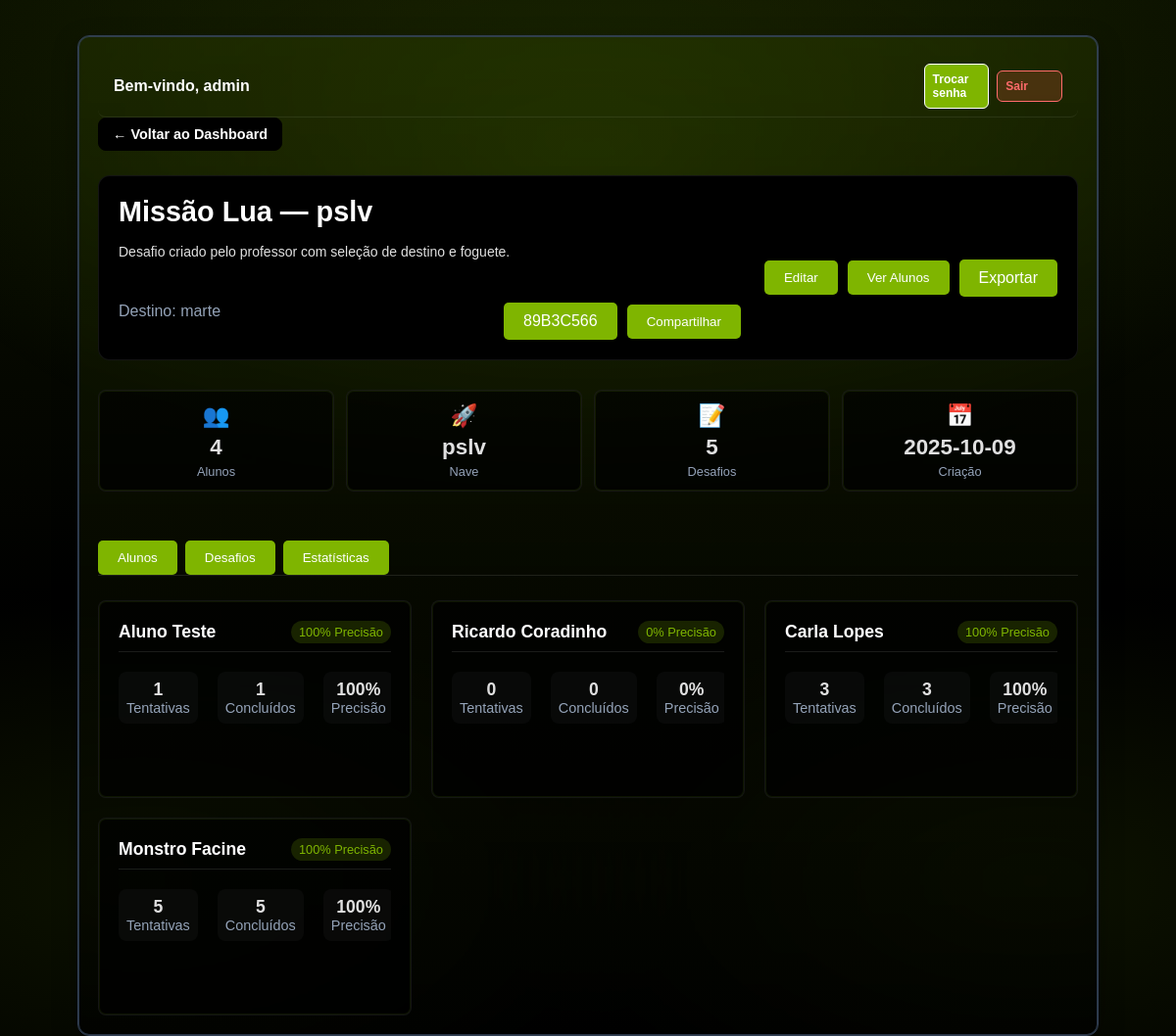
The app's page /professor/sala/89B3C566 (signed in) with its own data.
### tables this page shows
CREATE TABLE admins (
                    id INTEGER PRIMARY KEY AUTOINCREMENT,
                    username TEXT UNIQUE NOT NULL,
                    password_hash TEXT NOT NULL,
                    must_change INTEGER DEFAULT 1,
                    created_at TEXT
                );

CREATE TABLE salas_virtuais (
                    id INTEGER PRIMARY KEY AUTOINCREMENT,
                    codigo_sala TEXT UNIQUE NOT NULL,
                    professor_id INTEGER NOT NULL,
                    nome_sala TEXT NOT NULL,
                    destino TEXT NOT NULL,
                    nave_id TEXT NOT NULL,
                    desafios_json TEXT NOT NULL,
                    ativa BOOLEAN DEFAULT 1,
                    data_criacao DATETIME DEFAULT CURRENT_TIMESTAMP,
                    data_expiracao DATETIME, desafio_selecionado_index INTEGER,
                    FOREIGN KEY (professor_id) REFERENCES professores (id)
                );

CREATE TABLE alunos (
                    id INTEGER PRIMARY KEY AUTOINCREMENT,
                    sala_id INTEGER NOT NULL,
                    nome TEXT NOT NULL,
                    email TEXT,
                    progresso_json TEXT,
                    data_ingresso DATETIME DEFAULT CURRENT_TIMESTAMP, excluir_ranking INTEGER DEFAULT 0,
                    FOREIGN KEY (sala_id) REFERENCES salas_virtuais (id)
                );

### routes/professor.py (the view)
@professor_bp.route('/sala/<codigo_sala>', endpoint='professor_sala_detalhes')
def sala_detalhes(codigo_sala):
    print(f'Função sala_detalhes chamada para código: {codigo_sala}')  # Print de depuração
    must_change_admin = 0
    professor_nome = session.get('professor_nome') or 'Administrador'
    sala_db = db_manager.buscar_sala_por_codigo_any(codigo_sala)
    if sala_db:
        try:
            alunos = db_manager.buscar_alunos_por_sala(sala_db['id'])
        except Exception:
            alunos = []
        try:
            ranking = db_manager.obter_ranking_sala(sala_db['id'], limit=500)
        except Exception:
            ranking = []
        stats_map = {r.get('id') or r.get('aluno_id'): r for r in ranking}
        for aluno in alunos:
            st = stats_map.get(aluno.get('id'))
            if st:
                aluno['tentativas'] = st.get('tentativas') or 0
                aluno['concluidos'] = st.get('concluidos') or 0
                aluno['total'] = st.get('total') or 0
                tent = aluno['tentativas'] or 0
                concl = aluno['concluidos'] or 0
                aluno['precisao_pct'] = int(round((concl / tent) * 100)) if tent else 0
            else:
                aluno['tentativas'] = 0
                aluno['concluidos'] = 0
                aluno['total'] = 0
                aluno['precisao_pct'] = 0
        for aluno in alunos:
            base = url_for('aluno.aluno_login', codigo_sala=codigo_sala, _external=True)
            try:
                from urllib.parse import urlencode
                aluno['acesso_url'] = f"{base}?" + urlencode({'nome': aluno.get('nome', '')})
            except Exception:
                aluno['acesso_url'] = base
        try:
            desafios = json.loads(sala_db.get('desafios_json') or '[]')
        except Exception:
            desafios = []
        try:
            desempenho_desafios = db_manager.obter_estatisticas_por_desafio(sala_db['id'])
        except Exception:
            desempenho_desafios = []
        try:
            tentativas_total = sum((a.get('tentativas') or 0) for a in alunos)
            concluidos_total = sum((a.get('concluidos') or 0) for a in alunos)
            total_pontos = sum((a.get('total') or 0) for a in alunos)
            alunos_total = len(alunos)
            precisao_geral_pct = int(round((concluidos_total / tentativas_total) * 100)) if tentativas_total else 0
            media_pontos_aluno = (total_pontos / alunos_total) if alunos_total else 0.0
            media_pontos_por_tentativa = (total_pontos / tentativas_total) if tentativas_total else 0.0
            turma_stats = {
                'alunos_total': alunos_total,
                'tentativas_total': tentativas_total,
                'concluidos_total': concluidos_total,
                'precisao_geral_pct': precisao_geral_pct,
                'media_pontos_aluno': media_pontos_aluno,
                'media_pontos_por_tentativa': media_pontos_por_tentativa
            }
        except Exception:
            turma_stats = {
                'alunos_total': len(alunos),
                'tentativas_total': 0,
                'concluidos_total': 0,
                'precisao_geral_pct': 0,
                'media_pontos_aluno': 0.0,
                'media_pontos_por_tentativa': 0.0
            }
        try:
            if session.get('user_role') == 'admin':
                with sqlite3.connect(db_manager.db_path) as conn:
                    cursor = conn.cursor()
                    cursor.execute('SELECT must_change FROM admins WHERE username = ?', ('admin',))
                    row = cursor.fetchone()
                    if row:
                        must_change_admin = row[0] or 0
        except Exception:
            logging.exception('Falha ao obter flag must_change do admin (detalhes)')
        sala_view = {
            'codigo_sala': sala_db.get('codigo_sala'),
            'nome_sala': sala_db.get('nome_sala'),
            'destino': sala_db.get('destino'),
            'nave_id': sala_db.get('nave_id'),
            'data_criacao': sala_db.get('data_criacao'),
            'ativa': sala_db.get('ativa'),
            'alunos': alunos,
            'desafios': desafios,
            'desafio_selecionado_index': sala_db.get('desafio_selecionado_index')
        }
        return render_template(
            'professor_sala_detalhes.html',
            sala=sala_view,
            alunos=alunos,
            turma_stats=turma_stats,
            desempenho_desafios=desempenho_desafios,
            must_change_admin=must_change_admin,
            professor_nome=professor_nome,
        )
    return "Sala não encontrada", 404

### app.py (called while the page is built)
@app.before_request
def _global_guard_missao():
    try:
        ep = (request.endpoint or '')
        if ep.startswith('missao.') and ep not in {'missao.ranking_rodada', 'missao.game_over'}:
            if ep == 'missao.montagem_transporte' and (session.get('user_role') in {'professor', 'admin'} or session.get('professor_id')):
                return None
            if not session.get('aluno_id'):
                return redirect(url_for('aluno.aluno_entrar'))
        return None
    except Exception:
        return None

### routes/professor.py (called while the page is built)
@professor_bp.before_request
def _require_professor_role():
    allowed = {
        'professor.professor_login',
        'professor.professor_logout',
    }
    if request.endpoint in allowed:
        return None
    try:
        if (session.get('user_role') in {'professor', 'admin'}) or session.get('professor_id'):
            return None
    except Exception:
        pass
    if request.method == 'GET':
        return redirect(url_for('professor.professor_login', next=request.path))
    return Response("Acesso negado: professor requerido.", status=403)

@professor_bp.after_request
def _professor_no_cache(response):
    try:
        if response.mimetype == 'text/html':
            response.headers['Cache-Control'] = 'no-store, no-cache, must-revalidate, private'
            response.headers['Pragma'] = 'no-cache'
            response.headers['Expires'] = '0'
    except Exception:
        pass
    return response

### services/db.py (called while the page is built)
    def buscar_sala_por_codigo_any(self, codigo_sala):
        with sqlite3.connect(self.db_path) as conn:
            cursor = conn.cursor()
            cursor.execute('''
                SELECT s.*, p.nome as professor_nome
                FROM salas_virtuais s
                LEFT JOIN professores p ON s.professor_id = p.id
                WHERE UPPER(s.codigo_sala) = UPPER(?)
            ''', (codigo_sala,))
            sala = cursor.fetchone()
            if sala:
                columns = [description[0] for description in cursor.description]
                return dict(zip(columns, sala))
            return None

### templates/professor_sala_detalhes.html (shortened to what this page needs)
<!DOCTYPE html>
<html lang="pt-br">
<head>
    <link rel="stylesheet" href="{{ url_for('static', filename='css/style.css') }}">
    <link rel="stylesheet" href="{{ url_for('static', filename='css/detalhes.css') }}">
</head>
<body class="conteudo-centralizado">
    <div class="main-container">
        <div class="topbar">
            <div class="user">Bem-vindo, {{ professor_nome or 'Professor' }}</div>
            <div class="topbar-actions">
                <a href="{{ url_for('professor.professor_reset_password', next=request.path) }}" class="action-btn">Trocar senha</a>
                <a href="{{ url_for('professor.professor_logout') }}" class="action-btn danger">Sair</a>
            </div>
        </div>
        <a href="{{ url_for('professor.professor_dashboard') }}" class="back-btn">
            &larr; Voltar ao Dashboard
        </a>
        <header class="room-header">
            <div class="room-left">
                <h1 class="room-title">
                    {% set idx = sala.desafio_selecionado_index %}
                    {% if sala.desafios and idx is not none and idx >= 0 and idx < sala.desafios|length %}
                        {{ sala.desafios[idx]['titulo'] or 'Desafio CosmoCasa' }}
                    {% elif sala.desafios %}
                        {{ sala.desafios[0]['titulo'] or 'Desafio CosmoCasa' }}
                    {% else %}
                        Desafio CosmoCasa
                    {% endif %}
                </h1>
                {% if sala.desafios %}
                <p class="challenge-desc">
                    {% if sala.desafios and idx is not none and idx >= 0 and idx < sala.desafios|length %}
                        {{ sala.desafios[idx]['descricao'] or '' }}
                    {% elif sala.desafios %}
                        {{ sala.desafios[0]['descricao'] or '' }}
                    {% endif %}
                </p>
                {% endif %}
                <div class="room-subtitle">
                    <span class="room-destination">Destino: {{ sala.destino }}</span>
                    <div class="room-code-section">
                        <span class="botao" id="share-code">{{ sala.codigo_sala }}</span>
                        <button class="botao" type="botao" onclick="copiarCodigo()">Compartilhar</button>
                    </div>
                </div>
            </div>
            <div class="room-right">
                <button class="botao" type="button" onclick="showTab('desafios')">Editar</button>
                <button class="botao" type="button" onclick="showTab('alunos')">Ver Alunos</button>
                <a class="botao" href="{{ url_for('professor.professor_sala_exportar', codigo_sala=sala.codigo_sala) }}" target="_blank" rel="noopener">Exportar</a>
            </div>
        </header>
        <div class="room-info-grid">
                <div class="info-card">
                    <div class="info-icon">&#x1F465;</div>
                    <span class="info-number">{{ sala.alunos|length }}</span>
                    <span class="info-label">Alunos</span>
                </div>
                <div class="info-card">
                    <div class="info-icon">&#x1F680;</div>
                    <span class="info-number">{{ sala.nave_id }}</span>
                    <span class="info-label">Nave</span>
                </div>
                <div class="info-card">
                    <div class="info-icon">&#x1F4DD;</div>
                    <span class="info-number">{{ sala.desafios|length }}</span>
                    <span class="info-label">Desafios</span>
                </div>
                <div class="info-card">
                    <div class="info-icon">&#x1F4C5;</div>
                    <span class="info-number">{{ sala.data_criacao[:10] }}</span>
                    <span class="info-label">Criação</span>
                </div>
            </div>
        <div class="tabs">
            <button id="tabbtn-alunos" class="botao active" onclick="showTab('alunos')">Alunos</button>
            <button id="tabbtn-desafios" class="botao" onclick="showTab('desafios')">Desafios</button>
            <button id="tabbtn-estatisticas" class="botao" onclick="showTab('estatisticas')">Estatísticas</button>
        </div>
        <div id="tab-alunos" class="tab-content active">
            {% if sala.alunos %}
                <div class="card-grid">
                    {% for aluno in sala.alunos %}
                        <div class="card student-card" tabindex="0">
                            <div class="card-header">
                                <h3 class="card-title" title="{{ aluno.nome }}">{{ aluno.nome }}</h3>
                                <span class="card-badge">{{ aluno.precisao_pct }}% Precisão</span>
                            </div>
                            <div class="card-content">
                                <div class="reveal-on-hover">
            <div class="student-stats">
                                        <div class="student-stat">
                                            <span class="stat-value">{{ aluno.tentativas }}</span>
                                            <span class="stat-label">Tentativas</span>
                                        </div>
                                        <div class="student-stat">
                                            <span class="stat-value">{{ aluno.concluidos }}</span>
                                            <span class="stat-label">Concluídos</span>
                                        </div>
                                        <div class="student-stat">
                                            <span class="stat-value">{{ aluno.precisao_pct }}%</span>
                                            <span class="stat-label">Precisão</span>
                                        </div>
                                    </div>
                                </div>
                            </div>
                        </div>
                    {% endfor %}
                </div>
            {% else %}
                <div class="empty-state">
                    <div class="empty-icon">&#x1F465;</div>
                    <h3>Nenhum aluno matriculado</h3>
                    <p>Compartilhe o código da sala para que seus alunos possam entrar.</p>
                </div>
            {% endif %}
        </div>
    </div>
</body>
</html>

### records on screen
admins: username "admin"
salas_virtuais: destino "marte", codigo_sala "89B3C566", nave_id "pslv", data_criacao "2025-10-09"
alunos: nome "Aluno Teste", precisao_pct "100", tentativas "1", concluidos "1"
alunos: nome "Ricardo Coradinho", precisao_pct "0", tentativas "0", concluidos "0"
alunos: nome "Carla Lopes", precisao_pct "100", tentativas "3", concluidos "3"
alunos: nome "Monstro Facine", precisao_pct "100", tentativas "5", concluidos "5"

### other values on screen
{{ sala.desafios[0]['titulo'] or 'Desafio CosmoCasa' }} "Missão Lua — pslv"
{{ sala.desafios[0]['descricao'] or '' }} "Desafio criado pelo professor com seleção de destino e foguete."
{{ sala.alunos|length }} "4"
{{ sala.desafios|length }} "5"
